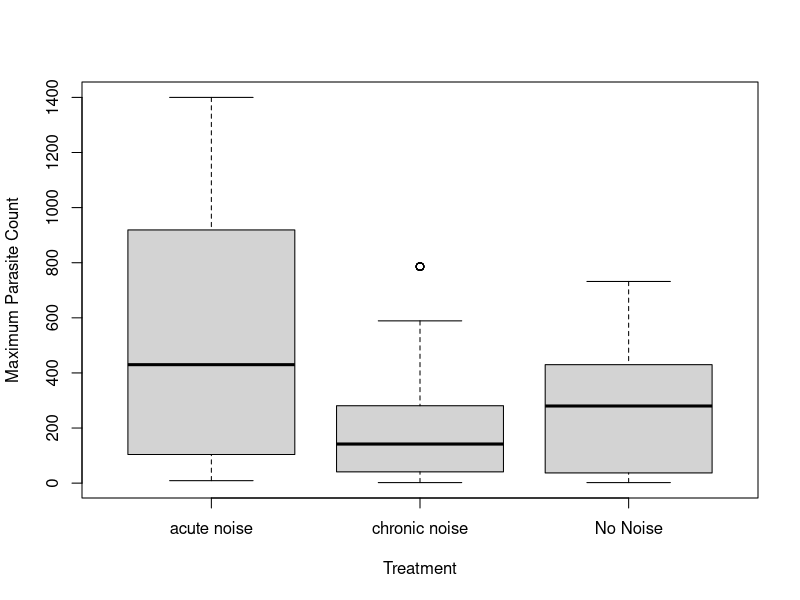
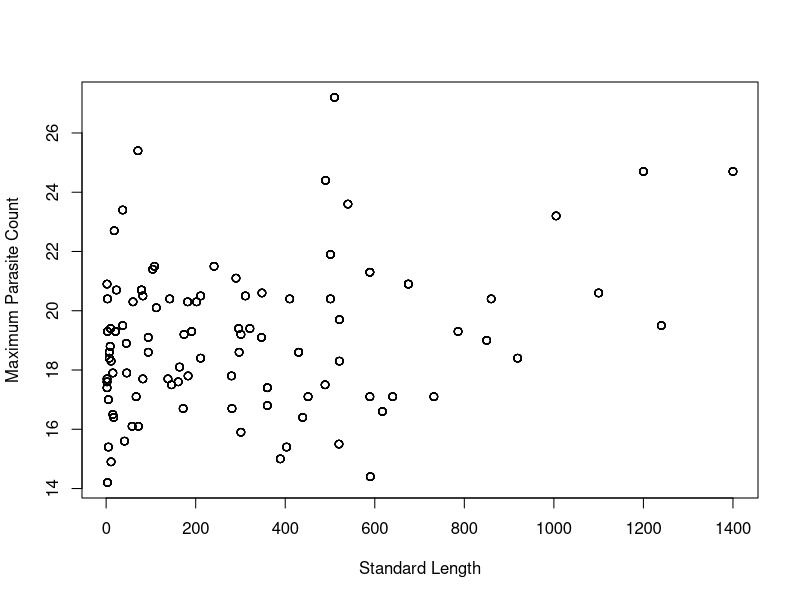
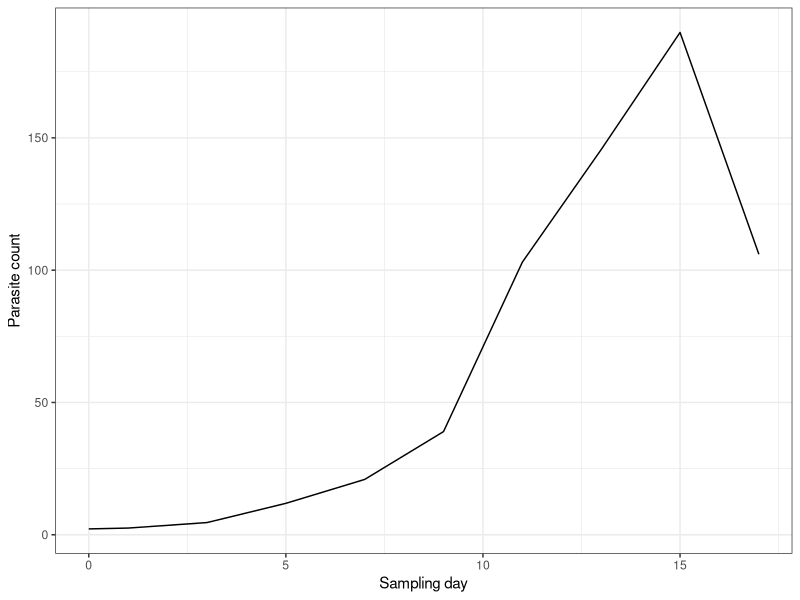
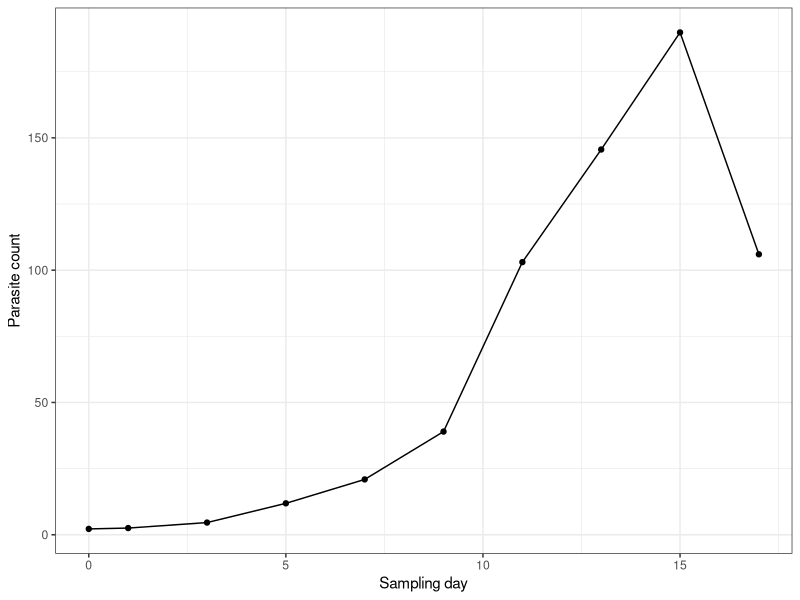
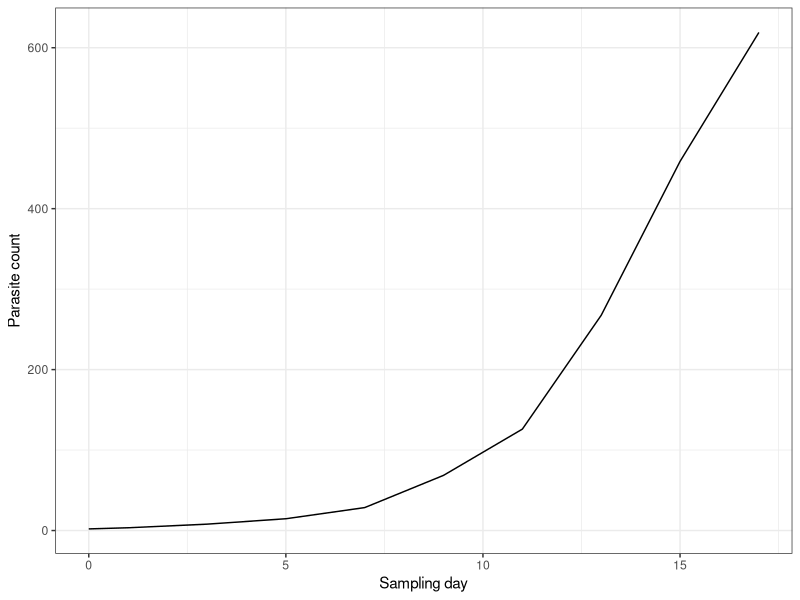
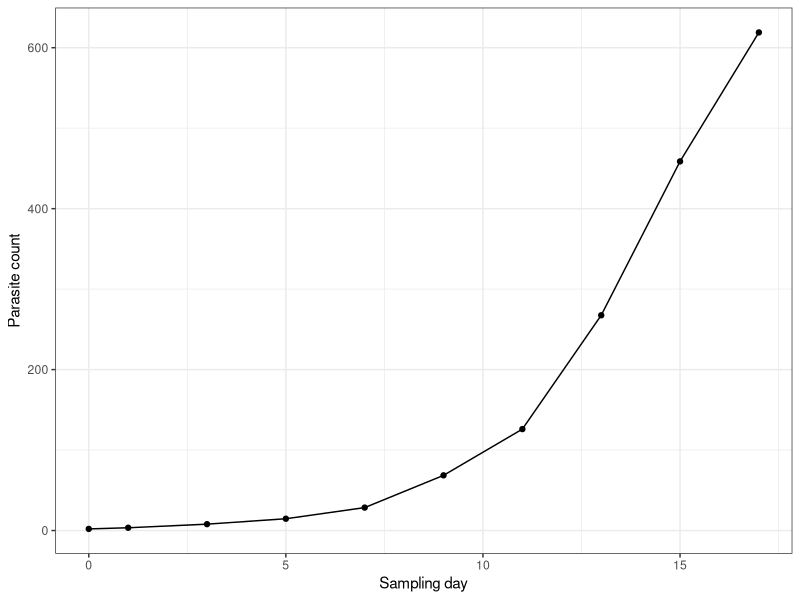
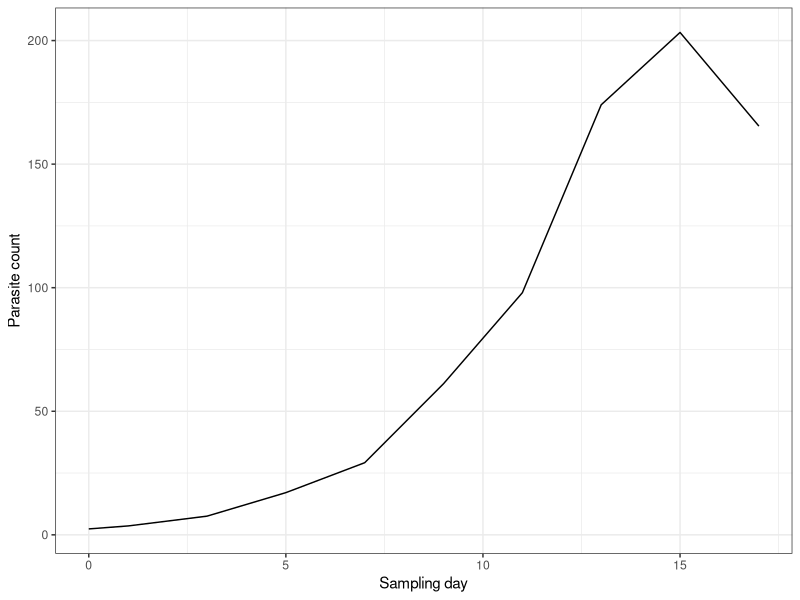
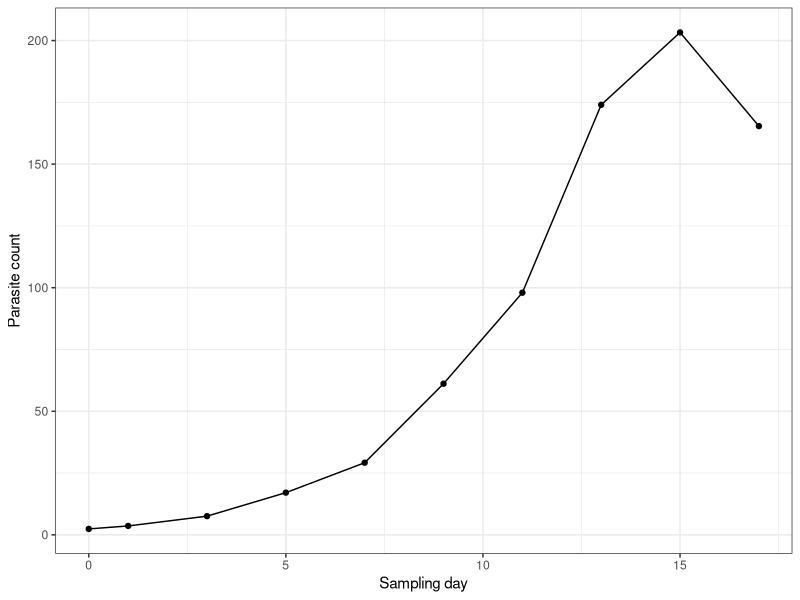

The R source for these figures, in order:
#this is where I will complete assignment 1
getwd()

#my chosen dataset
guppy <- read.csv(file = "guppy.csv", head= TRUE)
summary(guppy)

#create objects for each column

#check the sample size for each treatment
table(guppy$treatment)

#mean max parasite number out of the 10 days observed
with(guppy, tapply(max.parasite.count, fish.Id, mean))

#mean max parasite number for each treatment, omitting all missing data
with (guppy,tapply(max.parasite.count, treatment, mean, na.rm=TRUE))

#standard deviation max parasite number for each treatment, omitting all missing data
with(guppy,tapply(max.parasite.count, treatment, sd, na.rm=TRUE))

#test for statistical difference of max parasite number between treatments
guppy.aov <- aov(max.parasite.count ~ treatment, data=guppy)
summary(guppy.aov)

#New code for assignment 2
library(tidyverse)

(guppy
  %>% group_by(treatment)
  %>% summarise_at("max.parasite.count",
                  list(mean=mean, sd=sd), na.rm=TRUE))

#look for any inconsistencies in data
summary(guppy)

boxplot (max.parasite.count~treatment, data=guppy, 
         xlab = "Treatment", ylab = "Maximum Parasite Count")

## JD: I needed to add selectors to run this code
plot.default(guppy$max.parasite.count, guppy$standard.length,
     ylab="Maximum Parasite Count", xlab="Standard Length")

## A2 grade 1.9/3. Not exactly sure what you checked here or what you learned

##New code for assignment 3

library(tidyverse)

## BMB: you should generally comment out these interactive-only function ...
view(guppy)

library(dplyr)

#pairing down columns to only the ones I need
## BMB: good!
pdat <- select(guppy, treatment, day, parasite.count)


#re-arranging the data by treatment and day
timedat <- (pdat
                %>% group_by(treatment, day)
                %>% summarise_at("parasite.count",
                                 list(mean=mean, sd=sd), na.rm=TRUE))
print(timedat)


## BMB: usually _don't_ want to split things up and work one
## group at a time
#looking at each treatment independently - chronic noise first
pdat_chr <- filter(pdat, treatment == "chronic noise")

#re-arranging data by day
timedat_chr <- (pdat_chr
            %>% group_by(day)
            %>% summarise_at("parasite.count",
                             list(mean=mean, sd=sd), na.rm=TRUE))
print(timedat_chr)


#looking at acute noise only
pdat_a <- filter(pdat, treatment == "acute noise")

#sorting by day of sampling
timedat_a <- (pdat_a
                %>% group_by(day)
                %>% summarise_at("parasite.count",
                                 list(mean=mean, sd=sd), na.rm=TRUE))
print(timedat_a)


#looking at control group only
pdat_no <- filter(pdat, treatment == "No Noise")

#sorting by say of sampling
timedat_no <- (pdat_no
              %>% group_by(day)
              %>% summarise_at("parasite.count",
                               list(mean=mean, sd=sd), na.rm=TRUE))
print(timedat_no)



library(ggplot2)
theme_set(theme_bw()) 

#plotting each treatment separately
#chronic
pchr <- ggplot(timedat_chr,aes(day, mean))+labs(y = "Parasite count", x="Sampling day")
print(pchr+geom_line())
print(pchr+geom_line() +geom_point())

#acute
pa <- ggplot(timedat_a,aes(day, mean))+labs(y = "Parasite count", x="Sampling day")
print(pa+geom_line())
print(pa+geom_line() +geom_point())

#control
pno <- ggplot(timedat_no,aes(day, mean))+labs(y = "Parasite count", x="Sampling day")
print(pno+geom_line())
print(pno+geom_line() +geom_point())

#plotting all 3 treatments together (line)
pt <- ggplot(timedat,aes(day, mean, colour=treatment))+labs(y = "Parasite count", x="Sampling day")
print(pt+geom_line())
print(pt+geom_line() +geom_point())

## BMB: what about those SDs you worked so hard for?
print(pt+geom_line() +geom_point() +
      geom_ribbon(aes(ymin=mean-2*sd,ymax=mean+2*sd,
                      fill=treatment), colour=NA, alpha=0.2))
## Hmm, maybe we would like to use SE rather than SD ... or use
## a more count-based statistic of uncertainty ...

print(pt+geom_point() +
      geom_smooth(method="glm",
                  aes(fill=treatment),
                  method.args=list(family=quasipoisson),
                  formula=y~poly(x,2),
                  alpha=0.2)
      )


#taking the total parasite count over all days and comparing treatments 
totdat <- select(guppy, fish.Id, treatment, parasite.count)


#took the sum of the number of parasites over all sampling days for each individual
totdatgrp <- (totdat
            %>% group_by(fish.Id, treatment)
            %>% summarise_at("parasite.count",
                             list(sum=sum), na.rm=TRUE))

#took the mean total parasite for each treatment
totdatgrp2 <- (totdatgrp
               %>% group_by(treatment)
               %>% summarise_at("sum",
                                list(mean=mean, sd=sd), na.rm=TRUE))


#plotting the total parasite count over all sampling days across treatments (boxplot)
btot <- ggplot(totdatgrp2,aes(treatment, mean))+
  labs(y ="Mean total parasite count", x="Treatment")

print(btot+geom_bar(stat = "identity", width = 0.5, fill="steelblue"))+
  theme_minimal()

## BMB: I'm not thrilled with this one since it displays so much less
## information, but OK

## grade: 2.1/3




